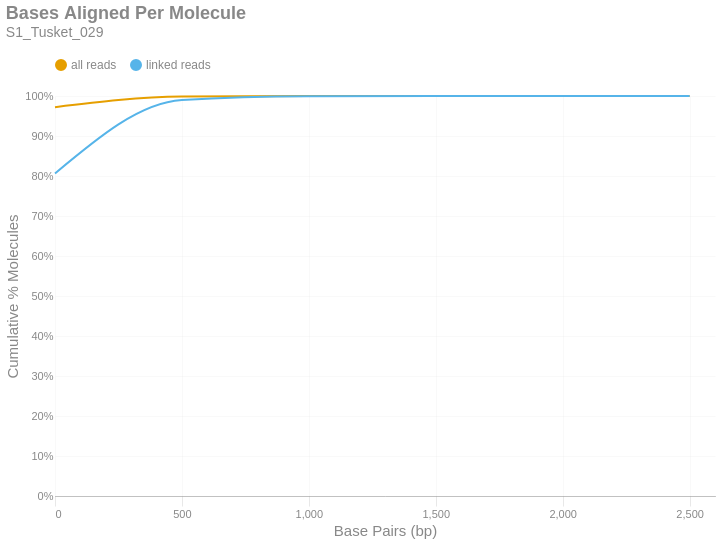

The cell this chart's notebook holds for it:
### Markdown cell above
### Bases Aligned Per Molecule
This is a cumulative frequency distribution showing the number of base pairs aligned per unique molecule. These data are shown in 500 bp bins. There are two distributions: one with `all reads` (yellow) and another with only `linked reads` (blue). The percent of molecules in the `linked reads` distribution is relative to the total number of linked molecules.

### Code cell
if SKIPLR:
    print_html(f"Skipped")
else:
    binned_df = consolidated_hist(valids['aligned_bp'], mask, 500, True)
    with SafeRender(binned_df):
        (
            density_plot(binned_df, 'Bases Aligned Per Molecule', samplename, 'basesper')
            .encode(
                x=alt.X('bin:Q', title="Base Pairs (bp)").axis(tickMinStep=500).scale(padding=0),
                y=alt.Y('value:Q', title='Cumulative % Molecules')
                    .axis(format='%')
                    .scale(domain = [0,1])
                    .stack(False),
                color=alt.Color("key:N").scale(domain = ["all reads", "linked reads"]),
                tooltip = [
                    alt.Tooltip("key:N", title = "Data Type"),
                    alt.Tooltip("range_label:N", title="Bases Aligned Per Molecule"),
                    alt.Tooltip("value:Q", format = ".2%", title="% Molecules (Cum.)")
                ]
            )
        ).display()

### Figure 1 — Vega-Lite specification as saved in the notebook (floating-point values rounded to 4 significant figures)
{"width": "container", "height": 400, "config": {"title": {"anchor": "start", "dy": -15, "fontSize": 18, "color": "#888888", "subtitleColor": "#888888", "subtitleFontSize": 14}, "arc": {"fill": "#0072B2"}, "axis": {"domainColor": "#888888", "domainWidth": 0.5, "gridWidth": 0.2, "grid": false, "titleFontWeight": 400, "titleFontSize": 15, "labelFontSize": 11, "labelColor": "#888888", "tickColor": "#888888", "tickWidth": 0.2, "titleColor": "#888888"}, "axisBand": {"grid": false}, "axisX": {"grid": true, "tickSize": 10, "domainCap": "round"}, "axisY": {"domain": false, "grid": true, "tickSize": 0, "domainCap": "round"}, "background": "transparent", "header": {"labelFontSize": 15, "labelColor": "#888888", "titleFontSize": 15, "titleFontWeight": 600, "titleColor": "#888888"}, "legend": {"labelFont": "sans-serif", "labelFontSize": 12, "labelColor": "#888888", "symbolSize": 100, "symbolType": "circle", "titleFontSize": 12, "titlePadding": 10, "titleColor": "#888888", "title": null, "orient": "top"}, "range": {"category": ["#E69F00", "#56B4E9", "#009E73", "#F0E442", "#0072B2", "#D55E00", "#CC79A7", "#000000"], "diverging": ["#cfe8f3", "#a2d4ec", "#73bfe2", "#46abdb", "#1696d2", "#12719e"]}, "area": {"fill": "#0072B2", "fillOpacity": 0.7, "line": true, "strokeOpacity": 0.7}, "line": {"color": "#0072B2", "stroke": "#0072B2", "strokeWidth": 2}, "trail": {"color": "#0072B2", "stroke": "#0072B2", "strokeWidth": 0, "size": 1}, "point": {"filled": true, "fillOpacity": 1.0, "size": 95}, "text": {"color": "#888888", "fontSize": 11, "align": "right", "fontWeight": 400, "size": 11}, "bar": {"fill": "#0072B2", "stroke": null}, "view": {"stroke": null, "continuousWidth": 660, "continuousHeight": 400}}, "data": {"name": "data-44f2d23cad023dff7981f84221597a05"}, "mark": {"type": "line", "interpolate": "monotone", "point": {"opacity": 0, "size": 275}}, "encoding": {"color": {"field": "key", "scale": {"domain": ["all reads", "linked reads"]}, "type": "nominal"}, "tooltip": [{"field": "key", "title": "Data Type", "type": "nominal"}, {"field": "range_label", "title": "Bases Aligned Per Molecule", "type": "nominal"}, {"field": "value", "format": ".2%", "title": "% Molecules (Cum.)", "type": "quantitative"}], "x": {"axis": {"tickMinStep": 500}, "field": "bin", "scale": {"padding": 0}, "title": "Base Pairs (bp)", "type": "quantitative"}, "y": {"axis": {"format": "%"}, "field": "value", "scale": {"domain": [0, 1]}, "stack": false, "title": "Cumulative % Molecules", "type": "quantitative"}}, "params": [{"name": "param_c36ac31b6afebe62", "select": {"type": "point", "fields": ["key"]}, "bind": "legend"}], "title": {"text": "Bases Aligned Per Molecule", "subtitle": "S1_Tusket_029"}, "transform": [{"fold": ["all reads (cumsum)", "linked reads (cumsum)"]}, {"calculate": "replace(datum.key, ' (cumsum)', '')", "as": "key"}, {"filter": {"param": "param_c36ac31b6afebe62"}}], "usermeta": {"embedOptions": {"downloadFileName": "S1_Tusket_029.basesper"}}, "$schema": "https://vega.github.io/schema/vega-lite/v6.1.0.json", "datasets": {"data-44f2d23cad023dff7981f84221597a05": [{"bin": "0.0", "interval": "0.0-500.0", "all reads": 0.972, "linked reads": 0.8064, "all reads (cumsum)": 0.972, "linked reads (cumsum)": 0.8064, "range_label": "0-499"}, {"bin": "500.0", "interval": "500.0-1000.0", "all reads": 0.02652, "linked reads": 0.1836, "all reads (cumsum)": 0.9985, "linked reads (cumsum)": 0.9899, "range_label": "500-999"}, {"bin": "1000.0", "interval": "1000.0-1500.0", "all reads": 0.001361, "linked reads": 0.009378, "all reads (cumsum)": 0.9999, "linked reads (cumsum)": 0.9993, "range_label": "1000-1499"}, {"bin": "1500.0", "interval": "1500.0-2000.0", "all reads": 9.001e-05, "linked reads": 0.0006296, "all reads (cumsum)": 1.0, "linked reads (cumsum)": 0.9999, "range_label": "1500-1999"}, {"bin": "2000.0", "interval": "2000.0-2500.0", "all reads": 6.676e-06, "linked reads": 4.8e-05, "all reads (cumsum)": 1.0, "linked reads (cumsum)": 1.0, "range_label": "2000-2499"}, {"bin": "2500.0", "interval": "2500.0-3000.0", "all reads": 5.563e-07, "linked reads": 4e-06, "all reads (cumsum)": 1.0, "linked reads (cumsum)": 1.0, "range_label": "2500-2999"}]}}
